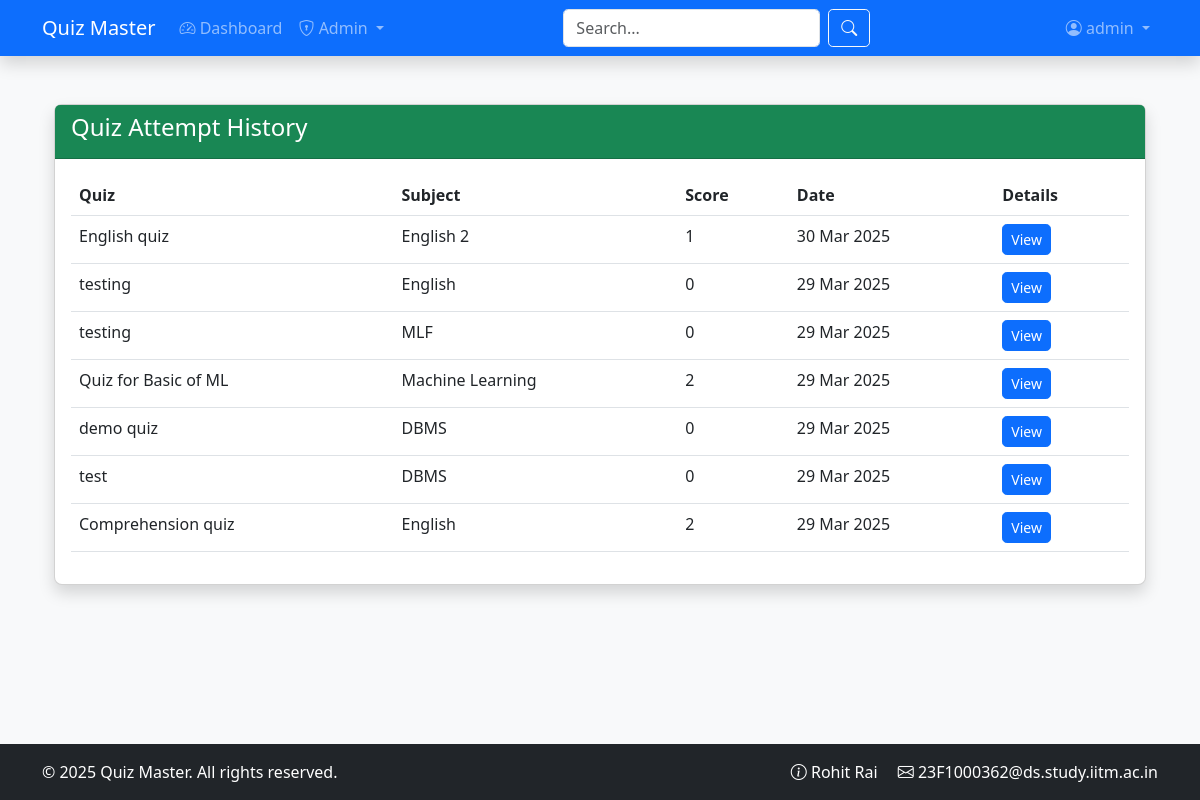
Screenshot of /user/scores (signed in) with the database file from the repository.
### application/models.py (models this page shows, shortened)
class User(UserMixin, db.Model):
    __tablename__ = 'users'
    id = db.Column(db.Integer, primary_key=True)
    username = db.Column(db.String(100), unique=True, nullable=False, index=True)
    password_hash = db.Column(db.String(128), nullable=False)
    full_name = db.Column(db.String(100), nullable=False)
    email = db.Column(db.String(120), unique=True, nullable=False)
    qualification = db.Column(db.String(100))
    dob = db.Column(db.Date)
    bio = db.Column(db.Text)
    location = db.Column(db.String(100))
    avatar = db.Column(db.String(255), nullable=True)
    website = db.Column(db.String(200))
    is_admin = db.Column(db.Boolean, default=False)
    is_admin = db.Column(db.Boolean, default=False)
    is_active = db.Column(db.Boolean, default=True)
    created_at = db.Column(db.DateTime, default=lambda: datetime.now(timezone.utc))
    last_seen = db.Column(db.DateTime, default=lambda: datetime.now(timezone.utc))
    scores = db.relationship('Score', back_populates='user', cascade='all, delete-orphan')
    quiz_attempts = db.relationship('QuizAttempt', back_populates='user', cascade='all, delete-orphan')
    @property
    def password(self):
        raise AttributeError('Password is not readable')

class Score(db.Model):
    __tablename__ = 'scores'
    id = db.Column(db.Integer, primary_key=True)
    total_scored = db.Column(db.Integer, nullable=False)
    time_stamp_of_attempt = db.Column(db.DateTime, default=lambda: datetime.now(timezone.utc))
    user_id = db.Column(db.Integer, db.ForeignKey('users.id', ondelete='CASCADE'), nullable=False)
    user = db.relationship('User', back_populates='scores')
    quiz_id = db.Column(db.Integer, db.ForeignKey('quizzes.id', ondelete='CASCADE'), nullable=False)
    quiz = db.relationship('Quiz', back_populates='scores')
    answers_raw = db.Column('answers', db.Text, nullable=True)
    @property
    def answers(self):
        """Return the answers as a dictionary."""
        if self.answers_raw:
            try:
                return json.loads(self.answers_raw)
            except Exception:
                return {}
        return {}
    @answers.setter
    def answers(self, value):
        """Serialize the dictionary to a JSON string."""
        self.answers_raw = json.dumps(value)
    __table_args__ = (
        db.Index('idx_user_quiz', 'user_id', 'quiz_id'),
    )

class Quiz(db.Model):
    __tablename__ = 'quizzes'
    id = db.Column(db.Integer, primary_key=True)
    quiz_name = db.Column(db.String(100), nullable=False)
    start_time = db.Column(db.DateTime, nullable=False) # Start time of quiz
    end_time = db.Column(db.DateTime, nullable=True)    # End time of quiz
    duration = db.Column(db.Integer, nullable=False)  # Minutes duration of quiz
    remarks = db.Column(db.Text, nullable=True)
    active = db.Column(db.Boolean, default=True)
    chapter_id = db.Column(db.Integer, db.ForeignKey('chapters.id', ondelete='CASCADE'), nullable=False)
    chapter = db.relationship('Chapter', back_populates='quizzes')
    questions = db.relationship('Question', back_populates='quiz', cascade='all, delete-orphan')
    scores = db.relationship('Score', back_populates='quiz', cascade='all, delete-orphan')
    quiz_attempts = db.relationship('QuizAttempt', back_populates='quiz', cascade='all, delete-orphan')

class Subject(db.Model):
    __tablename__ = 'subjects'
    id = db.Column(db.Integer, primary_key=True)
    name = db.Column(db.String(100), nullable=False, index=True)
    description = db.Column(db.Text)
    chapters = db.relationship('Chapter', back_populates='subject', cascade='all, delete-orphan')

### application/blueprints/user_bp.py (the view)
@user_bp.route('/scores')
@login_required
def scores():
    past_scores = Score.query.filter_by(user_id=current_user.id)\
                             .order_by(Score.time_stamp_of_attempt.desc())\
                             .all()
    return render_template('user/scores.html', scores=past_scores)

### application/__init__.py (called while the page is built)
@login_manager.user_loader
def load_user(user_id):
    from application.models import User
    return User.query.get(int(user_id))

### application/templates/user/scores.html (shortened to what this page needs)
{% extends "base.html" %}
{% block content %}
<div class="container mt-4">
    <div class="card shadow">
        <div class="card-header bg-success text-white">
            <h4>Quiz Attempt History</h4>
        </div>
        <div class="card-body">
            <div class="table-responsive">
                <table class="table table-hover">
                    <thead>
                        <tr>
                            <th>Quiz</th>
                            <th>Subject</th>
                            <th>Score</th>
                            <th>Date</th>
                            <th>Details</th>
                        </tr>
                    </thead>
                    <tbody>
                        {% for score in scores %}
                        <tr>
                            <td>{{ score.quiz.remarks }}</td>
                            <td>{{ score.quiz.chapter.subject.name }}</td>
                            <td>{{ score.total_scored }}</td>
                            <td>{{ score.time_stamp_of_attempt.strftime('%d %b %Y') }}</td>
                            <td>
                                <a href="{{ url_for('user.results', quiz_id=score.quiz.id) }}"
                                   class="btn btn-sm btn-primary">
                                    View
                                </a>
                            </td>
                        </tr>
                        {% endfor %}
                    </tbody>
                </table>
            </div>
        </div>
    </div>
</div>
{% endblock %}

### application/templates/base.html (shortened to what this page needs)
<!DOCTYPE html>
<html lang="en">
<head>
    <link href="https://cdn.jsdelivr.net/npm/bootstrap@5.3.0/dist/css/bootstrap.min.css" rel="stylesheet">
    <link rel="stylesheet" href="https://cdn.jsdelivr.net/npm/bootstrap-icons@1.11.1/font/bootstrap-icons.css">
    <link rel="stylesheet" href="{{ url_for('static', filename='css/main.css') }}">
</head>
<body class="d-flex flex-column min-vh-100">
    <nav class="navbar navbar-expand-lg navbar-dark bg-primary shadow">
        <div class="container">
            <a class="navbar-brand" href="{{ url_for('main.index') }}">
                 Quiz Master
            </a>
            <div class="collapse navbar-collapse" id="mainNav">
                <ul class="navbar-nav me-auto">
                    {% if current_user.is_authenticated %}
                        <li class="nav-item">
                            <a class="nav-link" href="{{ url_for('user.dashboard') }}">
                                <i class="bi bi-speedometer2"></i> Dashboard
                            </a>
                        </li>
                        {% if current_user.is_admin %}
                        <li class="nav-item dropdown">
                            <a class="nav-link dropdown-toggle" href="#" role="button" data-bs-toggle="dropdown">
                                <i class="bi bi-shield-lock"></i> Admin
                            </a>
                        </li>
                        {% endif %}
                    {% endif %}
                </ul>
                <form class="d-flex me-3" action="{{ url_for('main.search') }}" method="GET">
                    <input class="form-control me-2" type="text" name="q" placeholder="Search..." required>
                    <button class="btn btn-outline-light" type="submit">
                        <i class="bi bi-search"></i>
                    </button>
                </form>
                <ul class="navbar-nav ms-auto">
                    {% if current_user.is_authenticated %}
                        <li class="nav-item dropdown">
                            <a class="nav-link dropdown-toggle" href="#" role="button" data-bs-toggle="dropdown">
                                <i class="bi bi-person-circle"></i> {{ current_user.username }}
                            </a>
                        </li>
                    {% endif %}
                </ul>
            </div>
        </div>
    </nav>
    <main class="container flex-grow-1 mt-4">
        {% block content %}{% endblock %}
    </main>
    <footer class="bg-dark text-white mt-auto py-3">
        <div class="container">
            <div class="row">
                <div class="col-md-6">
                    <p class="mb-0">&copy; 2025 Quiz Master. All rights reserved.</p>
                </div>
                <div class="col-md-6 text-end">
                    <a href="#" class="text-white text-decoration-none me-3">
                        <i class="bi bi-info-circle"></i> Rohit Rai
                    </a>
                    <a href="#" class="text-white text-decoration-none">
                        <i class="bi bi-envelope"></i> 23F1000362@ds.study.iitm.ac.in
                    </a>
                </div>
            </div>
        </div>
    </footer>
</body>
</html>

### application/static/css/main.css (style rules this page uses)
body { font-family: 'Segoe UI', Tahoma, Geneva, Verdana, sans-serif; background-color: #f8f9fa; }
.navbar { box-shadow: 0 2px 4px rgba(0, 0, 0, 0.1); }
.card { border-radius: 0.5rem; box-shadow: 0 2px 5px rgba(0, 0, 0, 0.05); transition: transform 0.3s ease; }
.table-responsive { overflow-x: auto; -webkit-overflow-scrolling: touch; }
.btn { border-radius: 0.3rem; }
.form-control, .form-select { border-radius: 0.3rem; }

### rows the page displays
User: username "admin"
Score: quiz.remarks "English quiz", quiz.chapter.subject.name "English 2", total_scored "1", time_stamp_of_attempt "30 Mar 2025"
Score: quiz.remarks "testing", quiz.chapter.subject.name "English", total_scored "0", time_stamp_of_attempt "29 Mar 2025"
Score: quiz.remarks "testing", quiz.chapter.subject.name "MLF", total_scored "0", time_stamp_of_attempt "29 Mar 2025"
Score: quiz.remarks "Quiz for Basic of ML", quiz.chapter.subject.name "Machine Learning", total_scored "2", time_stamp_of_attempt "29 Mar 2025"
Score: quiz.remarks "demo quiz", quiz.chapter.subject.name "DBMS", total_scored "0", time_stamp_of_attempt "29 Mar 2025"
Score: quiz.remarks "test", quiz.chapter.subject.name "DBMS", total_scored "0", time_stamp_of_attempt "29 Mar 2025"
Score: quiz.remarks "Comprehension quiz", quiz.chapter.subject.name "English", total_scored "2", time_stamp_of_attempt "29 Mar 2025"
